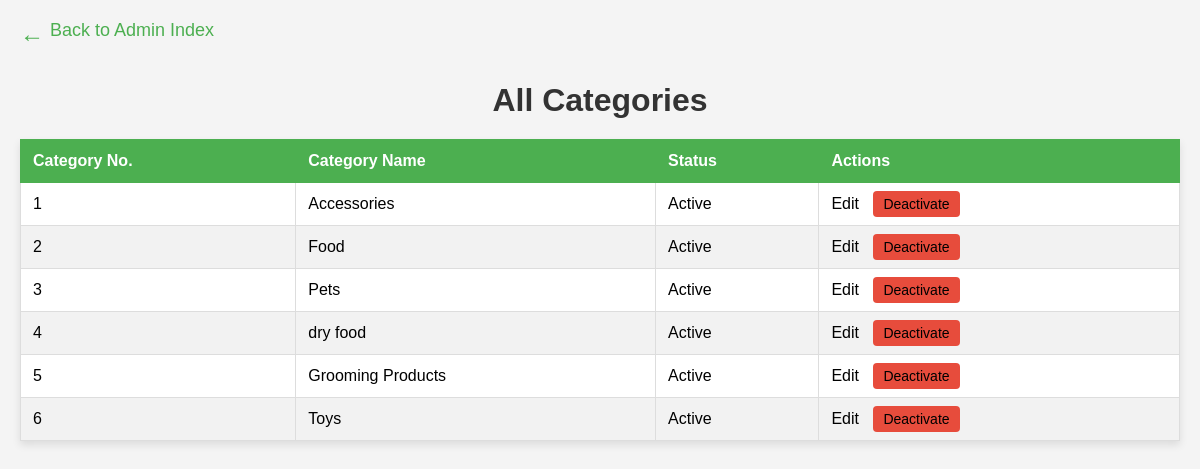
Screenshot of /viewcategory.php (signed in) with the database file from the repository.
### tables this page shows
CREATE TABLE `category` (
  `cid` int(11) NOT NULL,
  `name` varchar(100) NOT NULL,
  `status` int(11) NOT NULL DEFAULT 0
);

### viewcategory.php (the view, shortened to what this page needs)
<?php
$con = mysqli_connect("localhost", "root", "", "project");
$categoriesQuery = "SELECT cid, name, status FROM category";
$categoriesResult = mysqli_query($con, $categoriesQuery);
?>
<!DOCTYPE html>
<html lang="en">
<head>
</head>
<body>
    <a href="adminindex.php" class="back-link">Back to Admin Index</a>
    <h1>All Categories</h1>
    <table>
        <thead>
            <tr>
                <th>Category No.</th>
                <th>Category Name</th>
                <th>Status</th>
                <th>Actions</th>
            </tr>
        </thead>
        <tbody>
            <?php
            $counter = 1;
            while ($row = mysqli_fetch_assoc($categoriesResult)): ?>
                <tr>
                    <td><?php echo htmlspecialchars($counter); ?></td>
                    <td><?php echo htmlspecialchars($row['name']); ?></td>
                    <td>
                        <?php if ($row['status'] == 0): ?>
                            <span>Active</span>
                        <?php else: ?>
                            <span>Inactive</span>
                        <?php endif; ?>
                    </td>
                    <td class="action-links">
                        <a href="editcategory.php?cid=<?php echo htmlspecialchars($row['cid']); ?>">Edit</a>
                        <?php if ($row['status'] == 0): ?>
                            <a href="viewcategory.php?action=deactivate&cid=<?php echo htmlspecialchars($row['cid']); ?>" class="status-button deactivate">Deactivate</a>
                        <?php else: ?>
                            <a href="viewcategory.php?action=activate&cid=<?php echo htmlspecialchars($row['cid']); ?>" class="status-button activate">Activate</a>
                        <?php endif; ?>
                    </td>
                </tr>
                <?php $counter++;  ?>
            <?php endwhile; ?>
        </tbody>
    </table>
</body>
</html>

### viewcategory.php (style rules this page uses)
body { font-family: Arial, sans-serif; background-color: #f4f4f4; margin: 0; padding: 20px; }
h1 { text-align: center; color: #333; margin-bottom: 20px; }
table { width: 100%; border-collapse: collapse; margin: 20px 0; background: #fff; box-shadow: 0 4px 8px rgba(0, 0, 0, 0.1); }
th, td { padding: 12px; text-align: left; border: 1px solid #ddd; }
th { background-color: #4CAF50; color: white; border: 1px solid #4CAF50; }
tr:nth-child(even) { background-color: #f2f2f2; }
.back-link { font-size: 18px; color: #4CAF50; text-decoration: none; display: inline-block; margin-bottom: 20px; position: relative; padding-left: 30px; }
.back-link::before { content: '\2190'; font-size: 24px; position: absolute; left: 0; top: 0; }
.action-links a { margin-right: 10px; color: black; text-decoration: none; }
.status-button { border: none; padding: 5px 10px; color: white; cursor: pointer; border-radius: 4px; font-size: 14px; }
.deactivate { background-color: #e74c3c; }

### rows the page displays
category: name "Accessories", status "Active"
category: name "Food", status "Active"
category: name "Pets", status "Active"
category: name "dry food", status "Active"
category: name "Grooming Products", status "Active"
category: name "Toys", status "Active"
